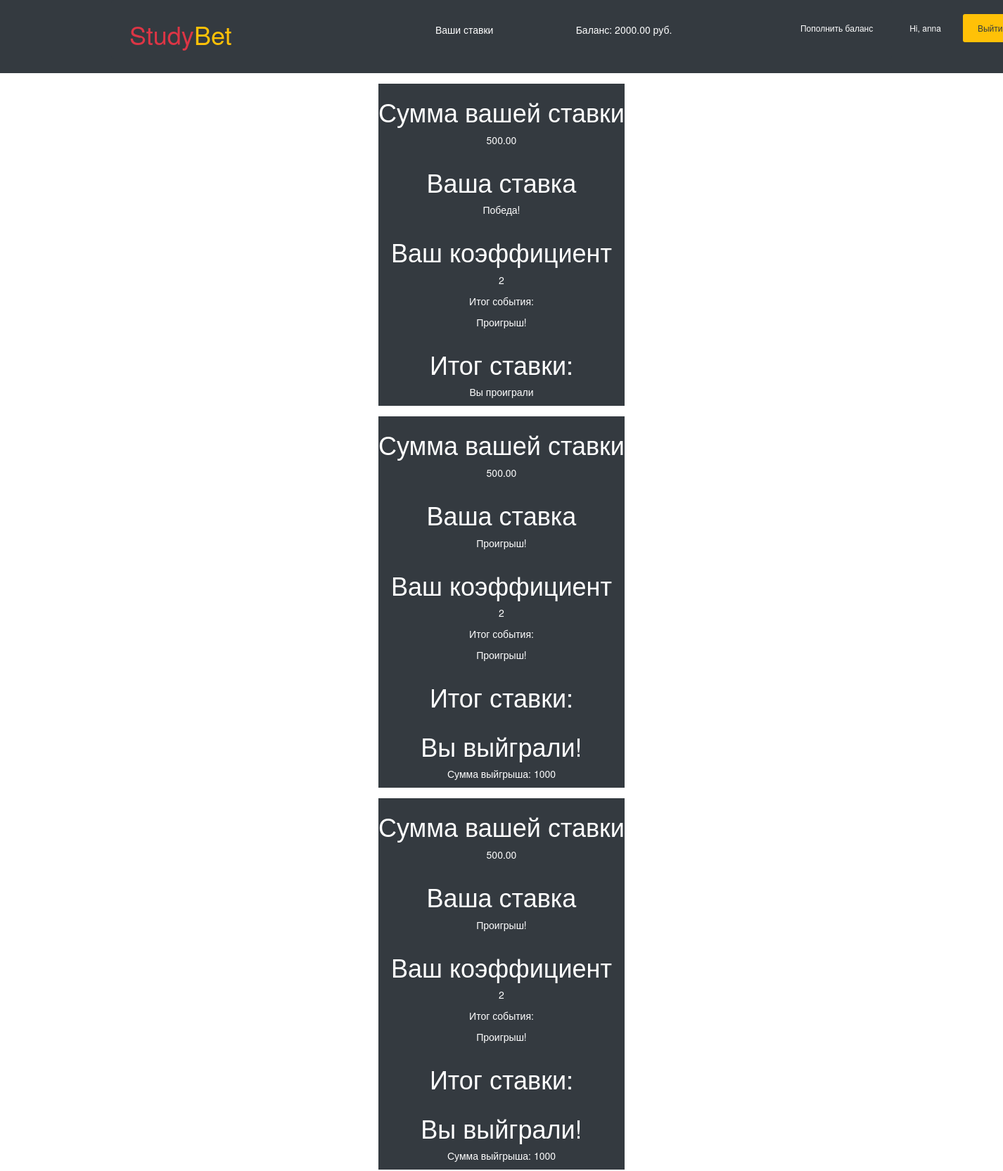
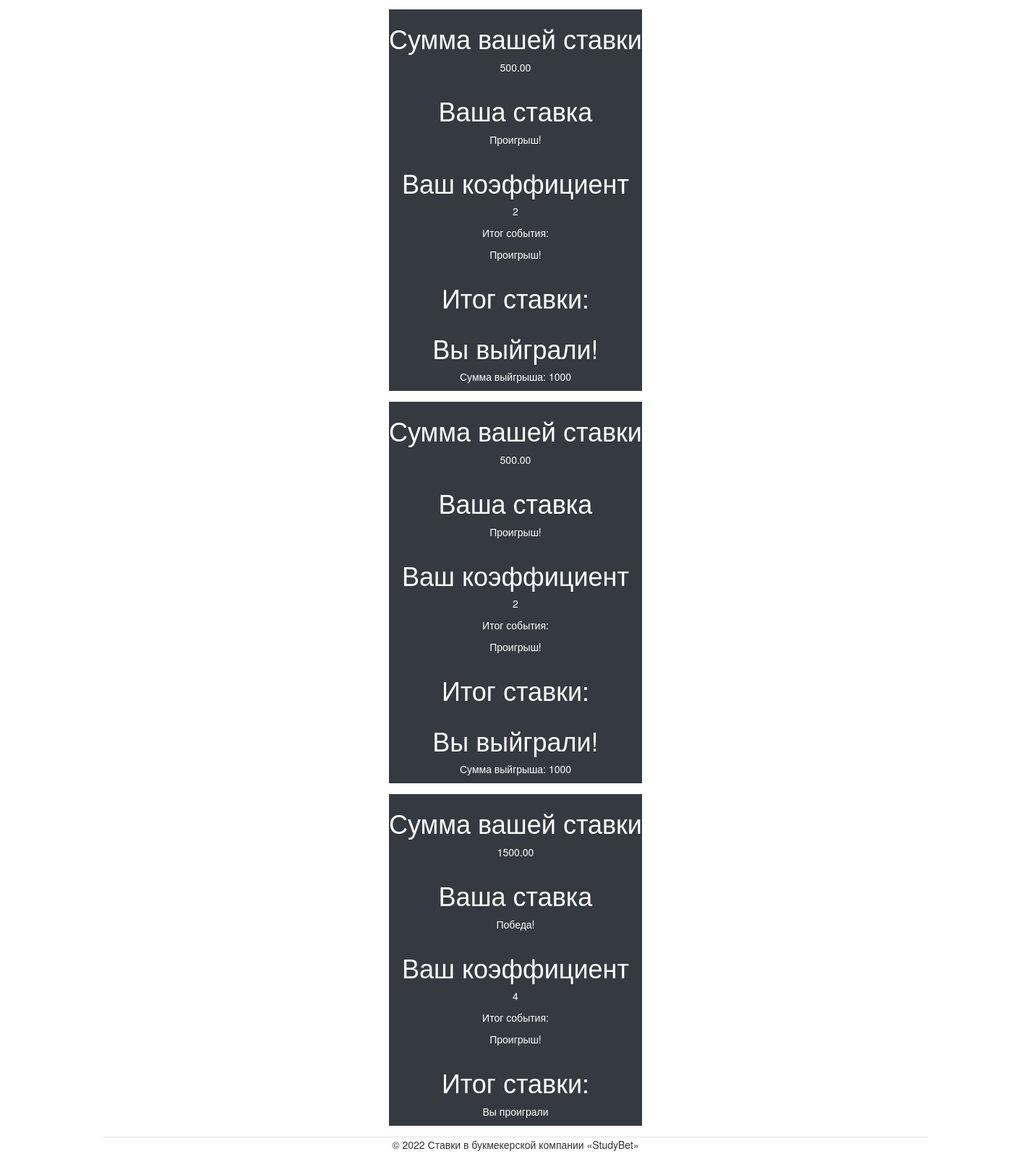
Screenshot of /account/2/bets (signed in) with the database file from the repository (2 pictures, top to bottom).
### studybet_app/models.py (models this page shows, shortened)
class Account(models.Model):
    cash = models.DecimalField(validators=[MinValueValidator(0.00)],
                               max_digits=6, decimal_places=2)
    user = models.OneToOneField(User, on_delete= models.CASCADE)

class Bet(models.Model):
    fixture = models.ForeignKey(Fixture, related_name="fixture", on_delete=models.CASCADE)
    BET_CHOICES = ((0, "LOST"),
                   (1, "WON"),
                   )
    bet_user = models.ForeignKey(Account, related_name="bet_user", on_delete= models.CASCADE)
    bet_amount = models.DecimalField(validators=[MinValueValidator(0.01)],
                                     max_digits=6, decimal_places=2)
    bet = models.IntegerField(choices=BET_CHOICES)
    bet_course = models.IntegerField(default=2)

### studybet_app/views.py (the view)
# urls.py: path(r'account/<slug:account_id>/bets', views.account_bets, name='account_bets'),
@login_required()
def account_bets(request, account_id):
    account = get_object_or_404(Account, id=account_id)
    bets = Bet.objects.filter(bet_user = account)
    return render(request, 'user_pages/account_bets_page.html', {'bets':  bets})

### studybet_app/templates/user_pages/account_bets_page.html (shortened to what this page needs)
{% extends 'user_pages/base.html' %}
{% block content %}
{% if bets %}
  {% for bet in bets %}
  <div class="row justify-content-center m-4">
                    <div class="text-center bg-dark rounded-3 d-flex flex-column">
                         <h1 class="text-white">Сумма вашей ставки</h1>
                           <p class="text-white">{{bet.bet_amount}}</p>
                               <h1 class="text-white">Ваша ставка</h1>
                            {% if bet.bet == 0 %}
                                <p class="text-white">Проигрыш!</p>
                              {% elif bet.bet == 1 %}
                                <p class="text-white">Победа!</p>
                                {% else %}
                                <p class="text-white">В процессе!</p>
                             {% endif %}
                        <h1 class="text-white">Ваш коэффициент</h1>
                           <p class="text-white">{{bet.bet_course}}</p>
                         <p class="text-white">Итог события:</p>
                             {% if bet.fixture.fixture_result == 0 %}
                                <p class="text-white">Проигрыш!</p>
                              {% elif bet.fixture.fixture_result == 1 %}
                                <p class="text-white">Победа!</p>
                                {% else %}
                                <p class="text-white">В процессе!</p>
                             {% endif %}
                        <h1 class="text-white">Итог ставки: </h1>
                         {% if bet.fixture.fixture_result == bet.bet %}
                               <h1 class="text-white">Вы выйграли!</h1>
                                 <p class="text-white">Сумма выйгрыша: {% widthratio bet.bet_amount 1 bet.bet_course %}</p>
                         {% elif bet.fixture.fixture_result == 2 %}
                            <h1 class="text-white">Результат не известен</h1>
                          {% else %}
                                <p class="text-white">Вы проиграли</p>
                             {% endif %}
                        </div>
                    </div>
{% endfor %}
{% else %}
<h1 class="text-center">На данный момент событий нет!</h1>
{% endif %}
<footer class="footer position-bottom container border-top">
       <div class="copyright text-center my-auto">
         <p>© 2022 Ставки в букмекерской компании «StudyBet»</p>
       </div>
</footer>
{% endblock %}

### studybet_app/templates/user_pages/base.html (shortened to what this page needs)
{% load static %}
<!DOCTYPE html>
<html lang="en">
<head>
  <link rel="stylesheet" href="https://maxcdn.bootstrapcdn.com/bootstrap/4.0.0/css/bootstrap.min.css"
>
  <link href="/docs/5.2/dist/css/bootstrap.min.css" rel="stylesheet">
   <link href="{% static 'css/product.css' %}" rel="stylesheet">
</head>
<html>
<body>
<header class="bg-dark">
  <div class="container bg-dark">
          <nav class="navbar navbar-expand-lg navbar-dark bg-dark">
            <div class="col-4 pt-1">
              <a class="d-flex align-items-center mb-3 mb-md-0 me-md-auto text-white text-decoration-none" href="http://127.0.0.1:8000"><h1 class="text-danger">Study</h1> <h1 class="text-warning">Bet</h1></a>
            </div>
               {% if user.is_authenticated %}
                <div class="col-3 text-center">
              <ul class="nav col-12 col-lg-auto me-lg-auto mb-2 justify-content-center mb-md-0">
                   <li>
                    <a class="nav-link text-white px-2" href="{% url 'account_bets' request.user.account.id %}">Ваши ставки</a>
                  </li>
                </ul>
            </div>
              <div class="col-4 d-flex">
               <p class="align-items-center justify-content-center mb-md-0 text-white text-decoration-none" >Баланс: {{request.user.account.cash}} руб.</p>
               </div>
        <div class="col-4 d-flex justify-content-end align-items-center mb-2 ">
            <button type="button" class="btn btn-sm btn-outline-secondary mr-3 "> <a class="nav-link text-white text-decoration-none" href="{% url 'get_balance' request.user.account.id %}">Пополнить баланс</a></button>
          <button type="button" class="btn btn-sm btn-outline-secondary mr-3 "> <a class="nav-link text-white text-decoration-none" href="#">Hi, {{user.username}}</a></button>
          <button type="button" class="btn btn-sm btn-outline-secondary bg-warning"><a class="nav-link text-dark text-decoration-none" href="{% url 'logout_user' %}">Выйти из аккаунта</a></button>
            {% endif %}
        </div>
      </nav>
    </div>
</header>
{% block content %}
      {% endblock %}

### rows the page displays
Bet: bet_amount "500.00", bet "Победа!", bet_course "2", shows "Проигрыш!"
Bet: bet_amount "500.00", bet "Проигрыш!", bet_course "2", bet_amount+bet_course "1000"
Bet: bet_amount "500.00", bet "Проигрыш!", bet_course "2", bet_amount+bet_course "1000"
Bet: bet_amount "500.00", bet "Проигрыш!", bet_course "2", bet_amount+bet_course "1000"
Bet: bet_amount "500.00", bet "Проигрыш!", bet_course "2", bet_amount+bet_course "1000"
Bet: bet_amount "1500.00", bet "Победа!", bet_course "4", shows "Проигрыш!"

### other values shown
{{ request.user.account.cash }} "2000.00"
{{ user.username }} "anna"
